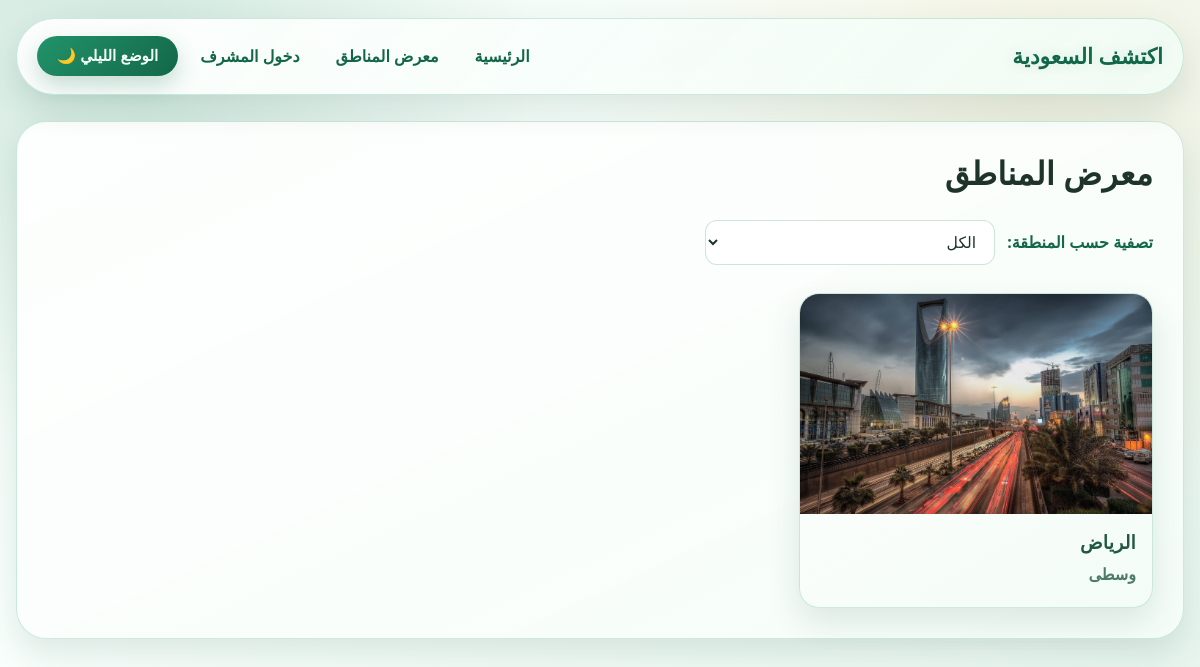
/gallery.php, run on the app's committed database.
### tables this page shows
CREATE TABLE regions (
    id INT AUTO_INCREMENT PRIMARY KEY,
    name VARCHAR(100) NOT NULL,
    category VARCHAR(50) NOT NULL,
    description TEXT NOT NULL,
    main_image VARCHAR(255) NOT NULL,
    features TEXT NOT NULL,
    activities TEXT NOT NULL,
    landmarks TEXT NOT NULL,
    gallery_img1 VARCHAR(255) NOT NULL,
    gallery_img2 VARCHAR(255) DEFAULT '',
    gallery_img3 VARCHAR(255) DEFAULT ''
);

### gallery.php (the view, shortened to what this page needs)
<?php
require 'db.php';
$is_admin = isset($_SESSION['admin_logged_in']) && $_SESSION['admin_logged_in'] === true;
$stmt = $pdo->query("SELECT * FROM regions");
$regions = $stmt->fetchAll(PDO::FETCH_ASSOC);
?>
<!DOCTYPE html>
<html lang="ar" dir="rtl">
<head>
    <link rel="stylesheet" href="styles_test.css">
</head>
<body>
    <header>
        <div class="logo">اكتشف السعودية</div>
        <nav>
            <a href="index.php">الرئيسية</a>
            <a href="gallery.php">معرض المناطق</a>
            <?php if ($is_admin): ?>
                <a href="admin_dashboard.php">لوحة التحكم</a>
                <a href="logout.php">تسجيل الخروج</a>
            <?php else: ?>
                <a href="admin_login.php">دخول المشرف</a>
            <?php endif; ?>
            <button onclick="toggleNightMode()">الوضع الليلي 🌙</button>
        </nav>
    </header>
    <div class="container">
        <h2>معرض المناطق</h2>
        <div class="filter-sec">
            <label for="regionFilter">تصفية حسب المنطقة: </label>
            <select id="regionFilter" onchange="filterRegions()">
                <option value="all">الكل</option>
            </select>
        </div>
        <div class="gallery" id="galleryContainer">
            <?php foreach ($regions as $region): ?>
                <div class="card" data-category="<?php echo htmlspecialchars($region['category']); ?>" onclick="window.location.href='details.php?id=<?php echo $region['id']; ?>'">
                    <img src="img/<?php echo htmlspecialchars($region['main_image']); ?>" alt="صورة <?php echo htmlspecialchars($region['name']); ?>">
                    <h3><?php echo htmlspecialchars($region['name']); ?></h3>
                    <p><?php echo htmlspecialchars($region['category']); ?></p>
                </div>
            <?php endforeach; ?>
        </div>
    </div>
</body>
</html>

### styles_test.css (style rules this page uses)
:root { --bg-main: #eef7f1; --bg-panel: #ffffff; --bg-soft: #f6fcf8; --primary: #1c8a62; --primary-strong: #136749; --gold: #d6b35f; --gold-soft: #f2dfa4; --text-main: #113d2c; --text-muted: #4f6c61; --text-dark: #1d332b; --line: rgba(28, 138, 98, 0.2); --shadow-soft: 0 14px 32px rgba(19, 75, 57, 0.12); --shadow-strong: 0 22px 50px rgba(19, 75, 57, 0.18); --radius-xl: 30px; --radius-lg: 20px; --radius-md: 14px; }
* { box-sizing: border-box; }
body { margin: 0; font-family: "Tajawal", "Segoe UI", Tahoma, sans-serif; direction: rtl; color: var(--text-dark); line-height: 1.8; background: radial-gradient(circle at 12% 8%, rgba(28, 138, 98, 0.15), transparent 30%), radial-gradient(circle at 86% 12%, rgba(214, 179, 95, 0.16), transparent 35%), linear-gradient(145deg, #edf7f2 0%, #f9fffc 38%, #e4f3eb 100%); min-height: 100vh; }
h1, h2, h3 { margin-top: 0; line-height: 1.3; letter-spacing: 0.2px; }
h2 { font-size: clamp(1.5rem, 3vw, 2rem); }
p { margin: 0 0 1rem; }
header { width: min(1220px, calc(100% - 32px)); margin: 18px auto 0; padding: 14px 20px; border-radius: 999px; position: sticky; top: 12px; z-index: 1000; backdrop-filter: blur(12px); background: linear-gradient( 135deg, rgba(255, 255, 255, 0.92) 0%, rgba(240, 252, 245, 0.88) 100% ); border: 1px solid var(--line); box-shadow: var(--shadow-soft); display: flex; justify-content: space-between; align-items: center; gap: 20px; }
.logo { font-size: 1.35rem; font-weight: 800; color: var(--primary-strong); text-shadow: 0 0 14px rgba(28, 138, 98, 0.14); white-space: nowrap; }
nav { display: flex; align-items: center; gap: 8px; flex-wrap: wrap; justify-content: flex-end; }
nav a { color: var(--primary-strong); text-decoration: none; padding: 9px 14px; border-radius: 999px; transition: all 0.25s ease; font-weight: 600; }
main, .container, .admin-container { width: min(1220px, calc(100% - 32px)); margin: 26px auto 50px; }
.container, .admin-container { padding: clamp(18px, 2.5vw, 30px); border-radius: var(--radius-xl); background: linear-gradient( 155deg, rgba(255, 255, 255, 0.94) 0%, rgba(245, 253, 248, 0.96) 100% ); border: 1px solid var(--line); box-shadow: var(--shadow-soft); }
.filter-sec { display: flex; align-items: center; gap: 12px; flex-wrap: wrap; margin: 16px 0 6px; color: var(--primary-strong); }
.filter-sec label { font-weight: 700; }
.gallery { display: grid !important; grid-template-columns: repeat(auto-fill, minmax(270px, 1fr)) !important; gap: 22px !important; padding-top: 22px; }
.card { border-radius: var(--radius-lg); background: linear-gradient(150deg, rgba(255, 255, 255, 0.98), rgba(243, 252, 246, 0.98)); border: 1px solid rgba(28, 138, 98, 0.2); overflow: hidden; cursor: pointer; transition: transform 0.28s ease, box-shadow 0.28s ease, border-color 0.28s ease; box-shadow: var(--shadow-soft); }
.card img { width: 100%; height: 220px; object-fit: cover; display: block; }
.card h3 { margin: 16px 16px 6px; color: #205940; }
.card p { margin: 0 16px 18px; color: #4d7b67; font-weight: 600; }
.form-group input[type="text"], .form-group input[type="password"], .form-group input[type="file"], .form-group select, .form-group textarea, input[type="text"], input[type="password"], input[type="file"], select, textarea { width: 100%; padding: 12px 14px; border-radius: 12px; border: 1px solid rgba(28, 138, 98, 0.22); background: #ffffff; color: #1d332b; font-size: 0.98rem; transition: border-color 0.2s ease, box-shadow 0.2s ease; }
select { max-width: 290px; }
.btn, .btn-edit, .btn-add-new, button { appearance: none; border: none; border-radius: 999px; padding: 11px 20px; font-weight: 700; font-size: 0.95rem; text-decoration: none !important; display: inline-flex; align-items: center; justify-content: center; gap: 6px; color: #f3fff9 !important; background: linear-gradient(135deg, #22936a, #136749); box-shadow: 0 10px 22px rgba(19, 103, 73, 0.22); cursor: pointer; transition: transform 0.2s ease, filter 0.2s ease, box-shadow 0.2s ease; }

### data on the page
regions: main_image (picture), name "الرياض", category "وسطى"
